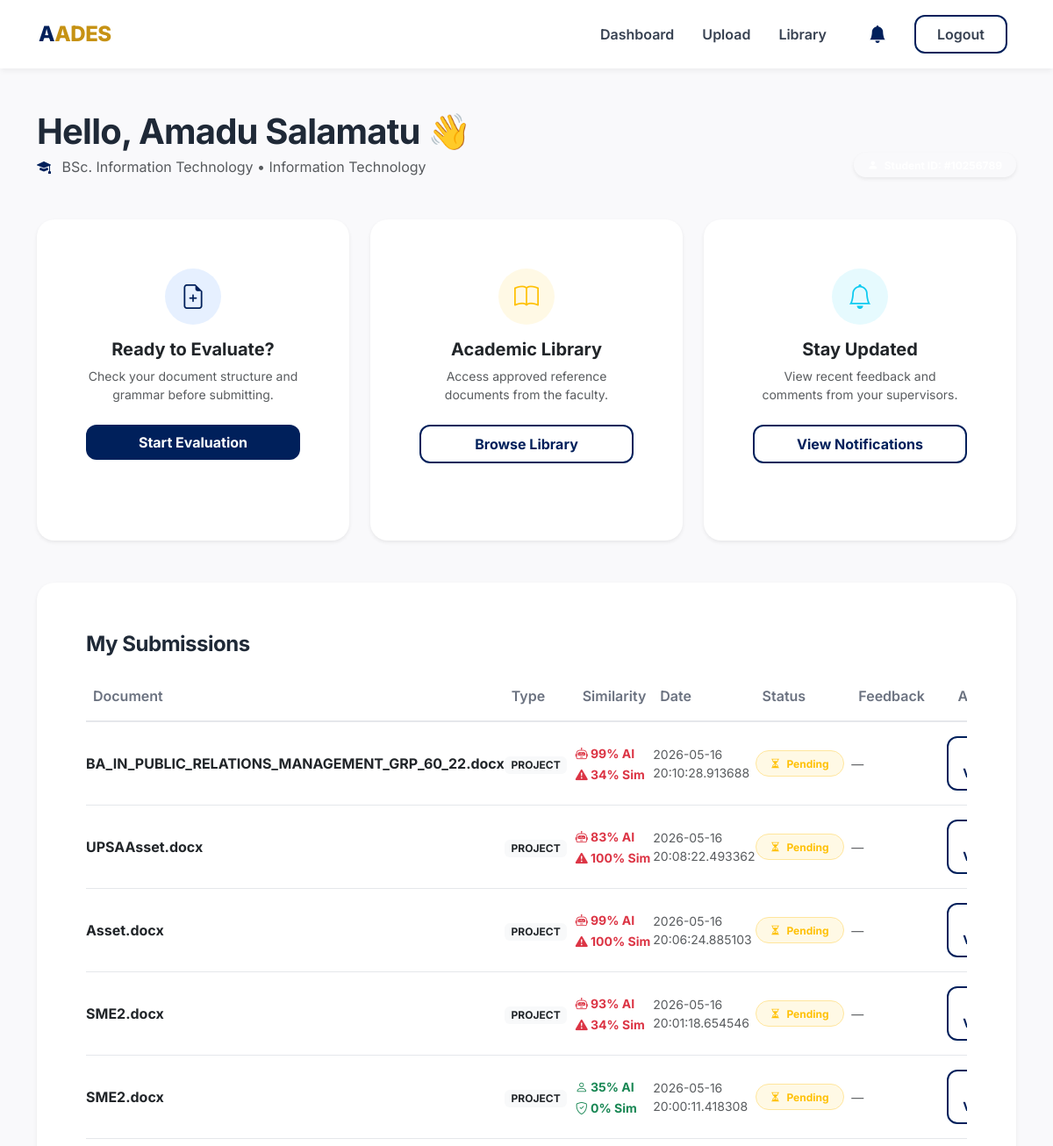
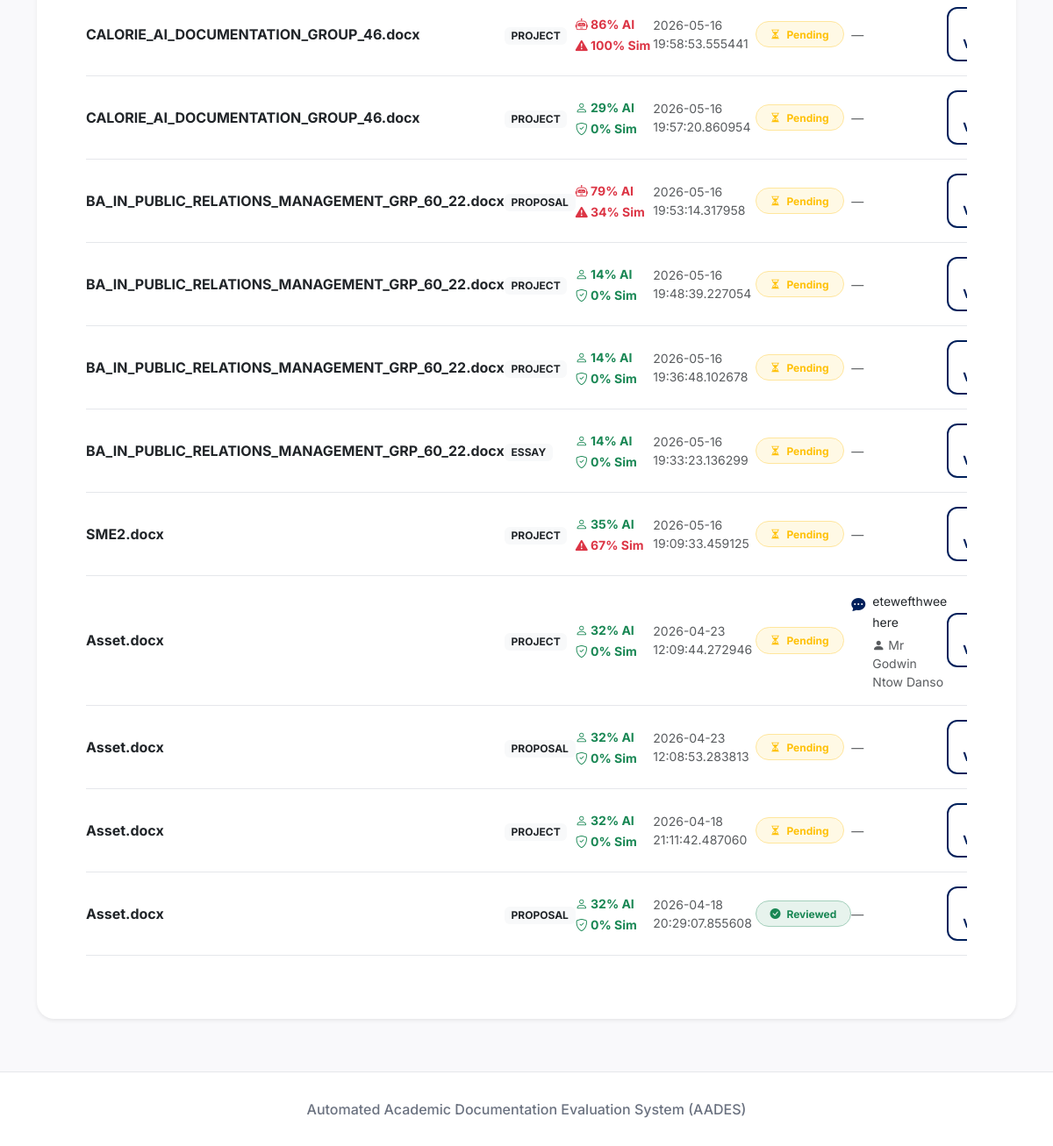
/dashboard (signed in), run on the app's committed database (2 pictures, top to bottom).
### tables this page shows
CREATE TABLE users (
            user_id INTEGER PRIMARY KEY AUTOINCREMENT,
            student_id TEXT,
            full_name TEXT NOT NULL,
            email TEXT UNIQUE NOT NULL,
            password_hash TEXT NOT NULL,
            role TEXT NOT NULL,
            status TEXT DEFAULT 'active'
        , faculty TEXT, department TEXT, program TEXT, section TEXT);

CREATE TABLE submissions (
            submission_id INTEGER PRIMARY KEY AUTOINCREMENT,
            student_id INTEGER,
            student_email TEXT,
            file_name TEXT NOT NULL,
            doc_type TEXT NOT NULL,
            comment TEXT,
            similarity_score INTEGER DEFAULT 0,
            submitted_at DATETIME
        , status TEXT DEFAULT 'pending', archived INTEGER DEFAULT 0, is_archived INTEGER DEFAULT 0, supervisor_id INTEGER, grammar_score INTEGER DEFAULT 0, structure_score INTEGER DEFAULT 0, ai_eval_score INTEGER DEFAULT 0, ai_detection_score INTEGER DEFAULT 0);

CREATE TABLE comments (
            comment_id INTEGER PRIMARY KEY AUTOINCREMENT,
            submission_id INTEGER,
            supervisor_id INTEGER,
            comment_text TEXT,
            created_at DATETIME
        );

### app.py (the view)
@app.route("/dashboard")
def dashboard():
    if "user" not in session:
        return redirect(url_for("login"))
    user = session["user"]
    last_result = session.get("last_result")
    conn = get_db_connection()
    cursor = conn.cursor()
    if user["role"] == "admin":
        cursor.close()
        conn.close()
        return redirect(url_for("admin_dashboard"))
    if user["role"] == "supervisor":
        cursor.execute("""
            SELECT s.*, u.full_name AS student_name, u.faculty, u.department, u.program, u.section, u.student_id AS upsa_student_id,
                   c.comment_text
            FROM submissions s
            LEFT JOIN users u ON s.student_email = u.email
            LEFT JOIN comments c ON s.submission_id = c.submission_id
            WHERE s.is_archived = 0 AND s.supervisor_id = ?
            ORDER BY s.submitted_at DESC
        """, (user["user_id"],))
        rows = cursor.fetchall()
        submissions_list = enrich_submissions(rows)
        cursor.execute("SELECT COUNT(*) as t_count, SUM(CASE WHEN status='reviewed' THEN 1 ELSE 0 END) as r_count FROM submissions WHERE supervisor_id = ?", (user["user_id"],))
        stat_row = cursor.fetchone()
        total_submissions = stat_row["t_count"] if stat_row and stat_row["t_count"] else 0
        reviewed_count = stat_row["r_count"] if stat_row and stat_row["r_count"] else 0
        pending_count = total_submissions - reviewed_count
        cursor.close()
        conn.close()
        return render_template(
            "supervisor_dashboard.html",
            user=user,
            submissions=submissions_list,
            last_result=last_result,
            total_submissions=total_submissions,
            reviewed_count=reviewed_count,
            pending_count=pending_count,
            is_archive_view=False
        )
    elif user["role"] == "student":
        student_id = user.get("student_id")
        user_id = user.get("user_id")
        student_email = user.get("email")
        cursor.execute("""
            SELECT s.*, c.comment_text AS supervisor_feedback, u.full_name AS reviewer_name
            FROM submissions s
            LEFT JOIN comments c ON s.submission_id = c.submission_id
            LEFT JOIN users u ON c.supervisor_id = u.user_id
            WHERE s.student_email = ?
            ORDER BY s.submitted_at DESC
        """, (student_email,))
        all_submissions_rows = cursor.fetchall()
        all_submissions = enrich_submissions(all_submissions_rows)
        last_submission = all_submissions[0] if all_submissions else None
        cursor.execute("""
            SELECT n.*, u.full_name AS supervisor_name
            FROM notifications n
            LEFT JOIN users u ON n.sender_id = u.user_id
            WHERE n.user_id = ?
            ORDER BY n.created_at DESC
        """, (user_id,))
        notifications_list = cursor.fetchall()
        cursor.close()
        conn.close()
        return render_template(
            "dashboard.html",
            user=user,
            last_result=last_result,
            last_submission=last_submission,
            all_submissions=all_submissions,
            notifications=notifications_list
        )
    else:
        cursor.close()
        conn.close()
        return redirect(url_for("login"))

### app.py (called while the page is built)
def get_db_connection():
    conn = sqlite3.connect("aades_db.sqlite")
    conn.row_factory = sqlite3.Row
    return conn

@app.context_processor
def inject_notifications_count():
    if "user" in session:
        user_id = session["user"].get("user_id")
        try:
            conn = get_db_connection()
            cursor = conn.cursor()
            cursor.execute("SELECT COUNT(*) FROM notifications WHERE user_id = ? AND is_read = 0", (user_id,))
            count = cursor.fetchone()[0]
            conn.close()
            return dict(unread_count=count)
        except Exception:
            return dict(unread_count=0)
    return dict(unread_count=0)

### templates/dashboard.html (shortened to what this page needs)
{% extends "base.html" %}
{% block content %}
<div class="animate-fade-in">
    <div class="d-flex flex-column flex-md-row justify-content-between align-items-md-end mb-5">
        <div>
            <h1 class="display-6 fw-bold mb-1">Hello, {{ user.full_name }} 👋</h1>
            {% if user.program or user.department %}
                <p class="text-muted mb-0"><i class="bi bi-mortarboard-fill text-primary-custom me-2" style="color: var(--primary-gold);"></i>
                    {{ user.program }}{% if user.program and user.department %} • {% endif %}{{ user.department }}
                </p>
            {% else %}
                <p class="text-muted mb-0">Welcome back to your academic evaluation portal.</p>
            {% endif %}
        </div>
        <div class="mt-3 mt-md-0 d-flex flex-column align-items-md-end gap-2">
            <span class="badge bg-primary-custom px-3 py-2 rounded-pill shadow-sm" style="width: fit-content;">
                <i class="bi bi-person-fill me-1"></i> Student ID: #{{ user.student_id }}
            </span>
        </div>
    </div>
    <div class="row g-4 mb-5">
        <div class="col-md-4">
            <div class="card card-custom h-100 border-0 shadow-sm">
                <div class="card-body p-4 text-center">
                    <div class="icon-shape bg-primary bg-opacity-10 text-primary rounded-circle mb-3 mx-auto">
                        <i class="bi bi-file-earmark-plus fs-3 text-primary-custom"></i>
                    </div>
                    <h5 class="fw-bold">Ready to Evaluate?</h5>
                    <p class="text-muted small mb-4">Check your document structure and grammar before submitting.</p>
                    <a href="{{ url_for('upload') }}" class="btn btn-primary-custom w-100 py-2">
                        Start Evaluation
                    </a>
                </div>
            </div>
        </div>
        <div class="col-md-4">
            <div class="card card-custom h-100 border-0 shadow-sm">
                <div class="card-body p-4 text-center">
                    <div class="icon-shape bg-warning bg-opacity-10 text-warning rounded-circle mb-3 mx-auto">
                        <i class="bi bi-book fs-3 text-warning"></i>
                    </div>
                    <h5 class="fw-bold">Academic Library</h5>
                    <p class="text-muted small mb-4">Access approved reference documents from the faculty.</p>
                    <a href="{{ url_for('library') }}" class="btn btn-outline-custom w-100 py-2">
                        Browse Library
                    </a>
                </div>
            </div>
        </div>
        <div class="col-md-4">
            <div class="card card-custom h-100 border-0 shadow-sm">
                <div class="card-body p-4 text-center">
                    <div class="icon-shape bg-info bg-opacity-10 text-info rounded-circle mb-3 mx-auto">
                        <i class="bi bi-bell fs-3 text-info"></i>
                    </div>
                    <h5 class="fw-bold">Stay Updated</h5>
                    <p class="text-muted small mb-4">View recent feedback and comments from your supervisors.</p>
                    <a href="{{ url_for('notifications') }}" class="btn btn-outline-custom w-100 py-2">
                        View Notifications
                    </a>
                </div>
            </div>
        </div>
    </div>
    <div class="card card-custom border-0 shadow-sm mb-4">
        <div class="card-body p-4">
            <h4 class="fw-bold mb-4">My Submissions</h4>
            <div class="table-responsive">
                <table class="table table-custom align-middle">
                    <thead>
                        <tr>
                            <th>Document</th>
                            <th>Type</th>
                            <th>Similarity</th>
                            <th>Date</th>
                            <th>Status</th>
                            <th>Feedback</th>
                            <th class="text-end">Action</th>
                        </tr>
                    </thead>
                    <tbody>
                        {% if all_submissions %}
                            {% for sub in all_submissions %}
                            <tr>
                                <td class="fw-bold">{{ sub.file_name }}</td>
                                <td><span class="badge bg-light text-dark">{{ sub.doc_type|upper }}</span></td>
                                <td>
                                    {% if sub.ai_detection_score %}
                                        {% if sub.ai_detection_score > 50 %}
                                            <span class="text-danger fw-bold small me-2" title="High AI Probability"><i class="bi bi-robot"></i> {{ sub.ai_detection_score }}% AI</span>
                                        {% else %}
                                            <span class="text-success fw-bold small me-2" title="Human Written"><i class="bi bi-person"></i> {{ sub.ai_detection_score }}% AI</span>
                                        {% endif %}
                                    {% endif %}
                                    {% if sub.similarity_score > 15 %}
                                        <span class="text-danger fw-bold small" title="Plagiarism Alert"><i class="bi bi-exclamation-triangle-fill"></i> {{ sub.similarity_score }}% Sim</span>
                                    {% else %}
                                        <span class="text-success fw-bold small" title="Safe"><i class="bi bi-shield-check"></i> {{ sub.similarity_score }}% Sim</span>
                                    {% endif %}
                                </td>
                                <td class="text-muted small">{{ sub.submitted_at }}</td>
                                <td>
                                    {% if sub.status == 'reviewed' %}
                                        <span class="badge bg-success bg-opacity-10 text-success border border-success-subtle px-3 py-2 rounded-pill">
                                            <i class="bi bi-check-circle-fill me-1"></i> Reviewed
                                        </span>
                                    {% else %}
                                        <span class="badge bg-warning bg-opacity-10 text-warning border border-warning-subtle px-3 py-2 rounded-pill">
                                            <i class="bi bi-hourglass-split me-1"></i> Pending
                                        </span>
                                    {% endif %}
                                </td>
                                <td>
                                    {% if sub.supervisor_feedback %}
                                        <div class="d-flex align-items-start gap-2">
                                            <i class="bi bi-chat-dots-fill text-primary-custom mt-1"></i>
                                            <div>
                                                <span class="small text-dark">{{ sub.supervisor_feedback }}</span>
                                                {% if sub.reviewer_name %}
                                                    <div class="text-muted small mt-1"><i class="bi bi-person-fill me-1"></i>{{ sub.reviewer_name }}</div>
                                                {% endif %}
                                            </div>
                                        </div>
                                    {% else %}
                                        <span class="text-muted small">—</span>
                                    {% endif %}
                                </td>
                                <td class="text-end">
                                    <button class="btn btn-outline-custom btn-sm px-3"
                                            data-bs-toggle="modal"
                                            data-bs-target="#subModal{{ loop.index }}">
                                    </button>
                                </td>
                            </tr>
                            {% endfor %}
                        {% endif %}
                    </tbody>
                </table>
            </div>
        </div>
    </div>
</div>
<link rel="stylesheet" href="https://cdn.jsdelivr.net/npm/bootstrap-icons@1.11.1/font/bootstrap-icons.css">
{% endblock %}

### static/css/main.css (style rules this page uses)
:root { --primary-blue: #00205b; --primary-gold: #c69214; --primary-hover: #b48012; --bg-light: #f9f9fb; --card-bg: #ffffff; --text-main: #1f2937; --text-label: #374151; --text-muted: #6b7280; --input-bg: #ffffff; --input-border: #e5e7eb; }
body { font-family: 'Inter', sans-serif; background-color: var(--bg-light); color: var(--text-main); }
.btn-primary-custom { background-color: var(--primary-blue); color: #ffffff; border: none; border-radius: 12px; padding: 0.6rem 1.5rem; font-weight: 700; transition: background-color 0.2s; }
.btn-outline-custom { background-color: transparent; color: var(--primary-blue); border: 2px solid var(--primary-blue); border-radius: 12px; padding: 0.5rem 1.5rem; font-weight: 700; transition: all 0.2s; }
.card-custom { background-color: var(--card-bg); border-radius: 20px; border: 1px solid var(--input-border); box-shadow: 0 10px 15px -3px rgba(0, 0, 0, 0.05); padding: 2rem; margin-bottom: 2rem; }
h1, h2, h3, h4 { font-weight: 700; color: var(--text-main); letter-spacing: -0.02em; }
.text-primary-custom { color: var(--primary-blue) !important; transition: color 0.2s; }
.table-custom { width: 100%; }
.table-custom th { color: var(--text-muted); font-weight: 600; border-bottom: 2px solid var(--input-border); padding-bottom: 1rem; }
.table-custom td { padding: 1rem 0; border-bottom: 1px solid var(--input-border); vertical-align: middle; }

### templates/dashboard.html (style rules this page uses)
.icon-shape { width: 64px; height: 64px; display: flex; align-items: center; justify-content: center; }
.animate-fade-in { animation: fadeIn 0.6s ease-out; }

### data on the page
users: department "Information Technology"
submissions: file_name "BA_IN_PUBLIC_RELATIONS_MANAGEMENT_GRP_60_22.docx", doc_type "PROJECT", ai_detection_score "99", similarity_score "34", submitted_at "2026-05-16 20:10:28.913688", status "pending" (drawn)
submissions: file_name "UPSAAsset.docx", doc_type "PROJECT", ai_detection_score "83", similarity_score "100", submitted_at "2026-05-16 20:08:22.493362", status "pending" (drawn)
submissions: file_name "Asset.docx", doc_type "PROJECT", ai_detection_score "99", similarity_score "100", submitted_at "2026-05-16 20:06:24.885103", status "pending" (drawn)
submissions: file_name "SME2.docx", doc_type "PROJECT", ai_detection_score "93", similarity_score "34", submitted_at "2026-05-16 20:01:18.654546", status "pending" (drawn)
submissions: file_name "SME2.docx", doc_type "PROJECT", ai_detection_score "35", similarity_score "0", submitted_at "2026-05-16 20:00:11.418308", status "pending" (drawn)
submissions: file_name "CALORIE_AI_DOCUMENTATION_GROUP_46.docx", doc_type "PROJECT", ai_detection_score "86", similarity_score "100", submitted_at "2026-05-16 19:58:53.555441", status "pending" (drawn)
submissions: file_name "CALORIE_AI_DOCUMENTATION_GROUP_46.docx", doc_type "PROJECT", ai_detection_score "29", similarity_score "0", submitted_at "2026-05-16 19:57:20.860954", status "pending" (drawn)
submissions: file_name "BA_IN_PUBLIC_RELATIONS_MANAGEMENT_GRP_60_22.docx", doc_type "PROPOSAL", ai_detection_score "79", similarity_score "34", submitted_at "2026-05-16 19:53:14.317958", status "pending" (drawn)
submissions: file_name "BA_IN_PUBLIC_RELATIONS_MANAGEMENT_GRP_60_22.docx", doc_type "PROJECT", ai_detection_score "14", similarity_score "0", submitted_at "2026-05-16 19:48:39.227054", status "pending" (drawn)
submissions: file_name "BA_IN_PUBLIC_RELATIONS_MANAGEMENT_GRP_60_22.docx", doc_type "PROJECT", ai_detection_score "14", similarity_score "0", submitted_at "2026-05-16 19:36:48.102678", status "pending" (drawn)
submissions: file_name "BA_IN_PUBLIC_RELATIONS_MANAGEMENT_GRP_60_22.docx", doc_type "ESSAY", ai_detection_score "14", similarity_score "0", submitted_at "2026-05-16 19:33:23.136299", status "pending" (drawn)
submissions: file_name "SME2.docx", doc_type "PROJECT", ai_detection_score "35", similarity_score "67", submitted_at "2026-05-16 19:09:33.459125", status "pending" (drawn)
comments: file_name "Asset.docx", doc_type "PROJECT", ai_detection_score "32", similarity_score "0", submitted_at "2026-04-23 12:09:44.272946", shows "Pending", supervisor_feedback "etewefthwee here", reviewer_name "Mr Godwin Ntow Danso"
submissions: file_name "Asset.docx", doc_type "PROPOSAL", ai_detection_score "32", similarity_score "0", submitted_at "2026-04-23 12:08:53.283813", status "pending" (drawn)
submissions: file_name "Asset.docx", doc_type "PROJECT", ai_detection_score "32", similarity_score "0", submitted_at "2026-04-18 21:11:42.487060", status "pending" (drawn)
submissions: file_name "Asset.docx", doc_type "PROPOSAL", ai_detection_score "32", similarity_score "0", submitted_at "2026-04-18 20:29:07.855608", status "reviewed" (drawn)

### other printed values
{{ user.full_name }} "Amadu Salamatu"
{{ user.program }} "BSc. Information Technology"
